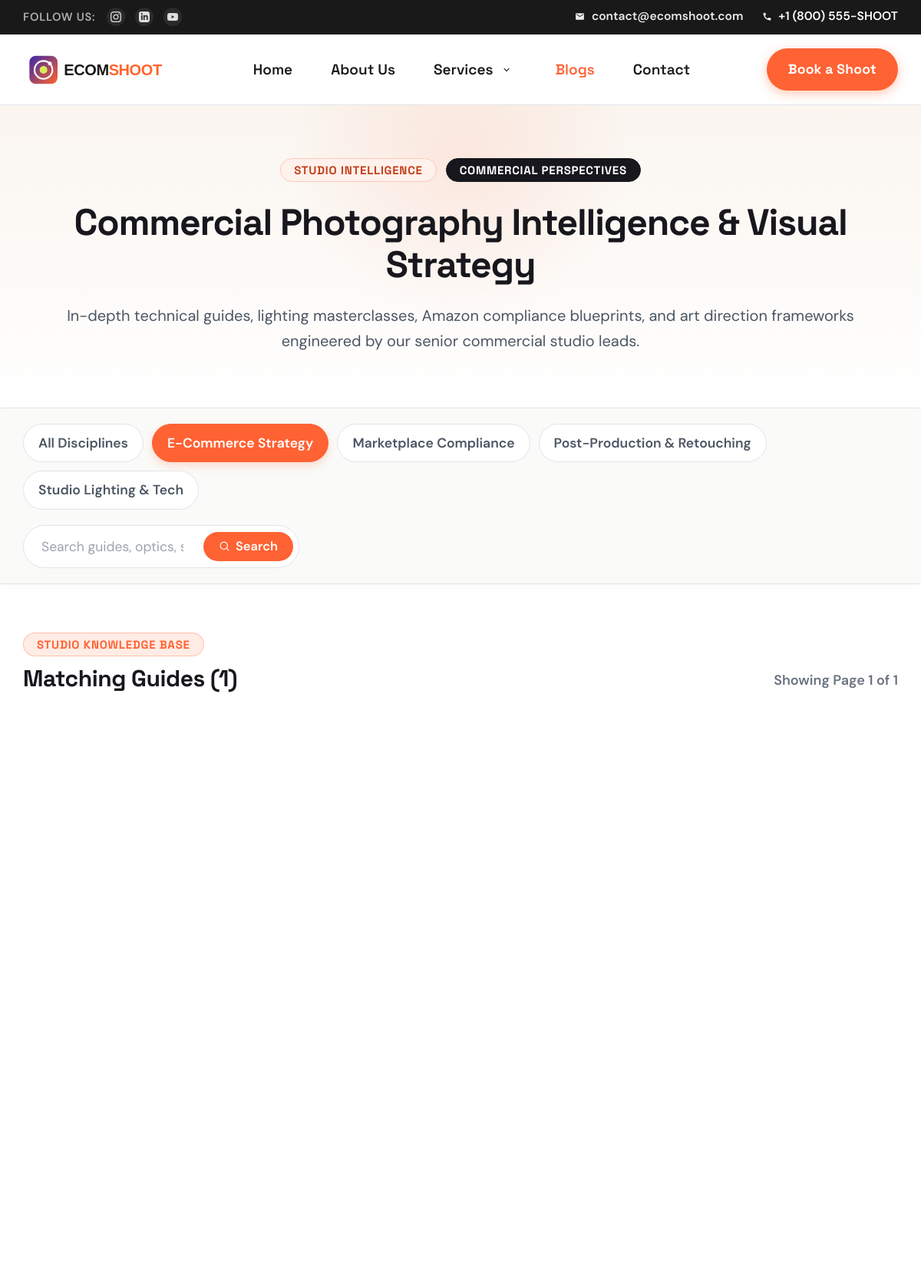
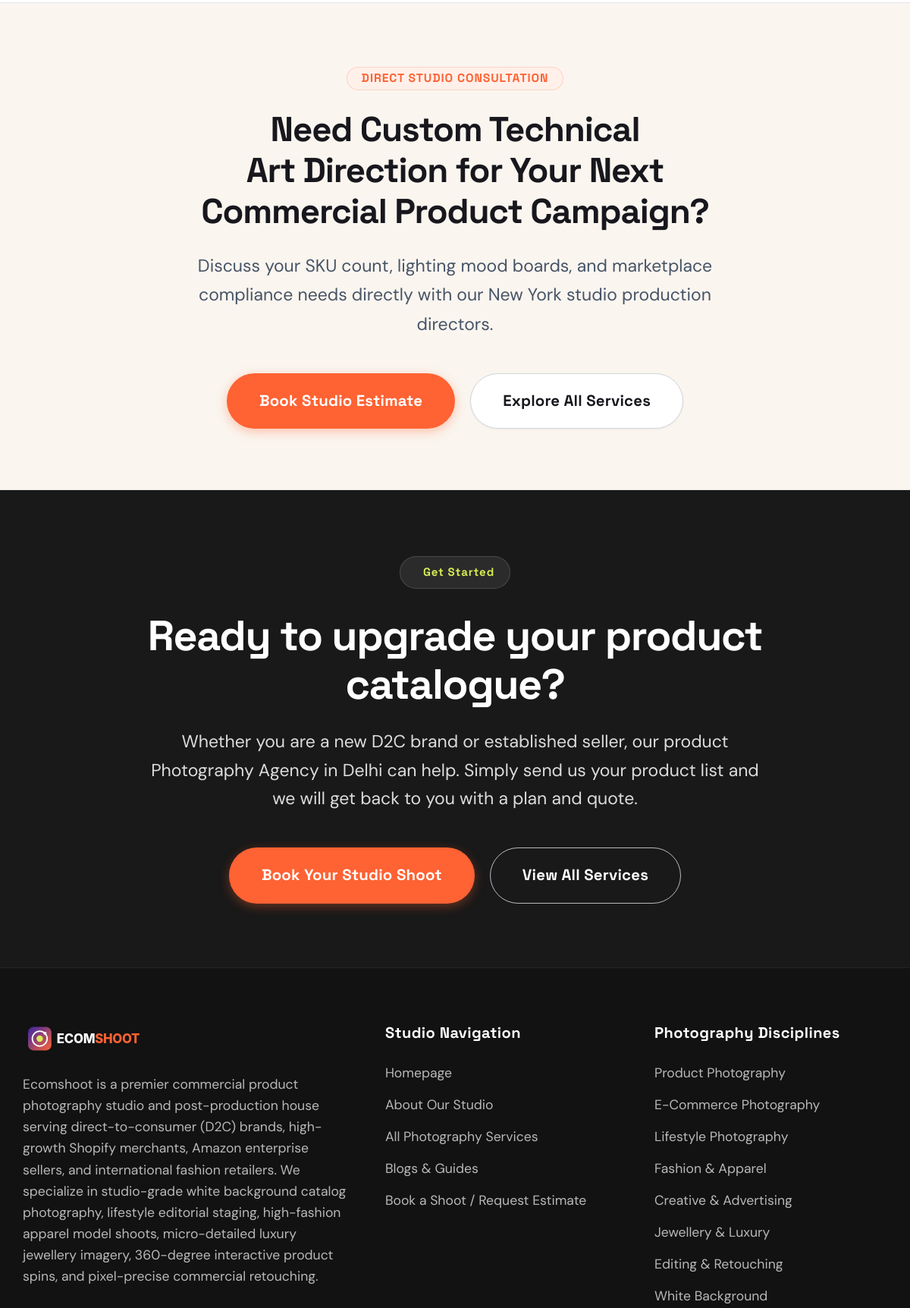
The app's page /blog.php?category=ecommerce-strategy (upper part) with its own data (2 pictures, top to bottom).
### tables this page shows
CREATE TABLE `blog_categories` (
  `id` INT AUTO_INCREMENT PRIMARY KEY,
  `name` VARCHAR(100) NOT NULL,
  `slug` VARCHAR(100) NOT NULL UNIQUE,
  `description` TEXT NULL,
  `created_at` TIMESTAMP DEFAULT CURRENT_TIMESTAMP
);

### config/config.php (called while the page is built, shortened)
<?php
function e(?string $string): string {
    return htmlspecialchars($string ?? '', ENT_QUOTES, 'UTF-8');
}
function url(string $path = ''): string {
    $cleanPath = ltrim($path, '/');
    $cleanPath = preg_replace('/\.php$/i', '', $cleanPath);
    return BASE_URL . ($cleanPath ? '/' . $cleanPath : '');
}

### blog.php (the view, shortened to what this page needs)
<?php
require_once __DIR__ . '/config/config.php';
$db = Database::getInstance()->getConnection();
$categorySlug = trim($_GET['category'] ?? '');
$tagSlug = trim($_GET['tag'] ?? '');
$searchQuery = trim($_GET['q'] ?? '');
$currentPageNum = max(1, (int)($_GET['page'] ?? 1));
$perPage = 6;
$sql = "SELECT DISTINCT b.*, c.name as category_name, c.slug as category_slug
        FROM blogs b
        LEFT JOIN blog_categories c ON b.category_id = c.id";
$sql .= " WHERE b.status = 'published'";
$params = [];
if ($categorySlug !== '') {
    $sql .= " AND c.slug = :cat";
    $params['cat'] = $categorySlug;
}
$sql .= " ORDER BY b.published_at DESC";
$stmt = $db->prepare($sql);
$stmt->execute($params);
$allMatchedBlogs = $stmt->fetchAll(PDO::FETCH_ASSOC);
$totalArticles = count($allMatchedBlogs);
$totalPages = max(1, (int)ceil($totalArticles / $perPage));
$featuredBlog = null;
$categories = $db->query("SELECT * FROM blog_categories ORDER BY name ASC")->fetchAll(PDO::FETCH_ASSOC);
require_once INCLUDES_PATH . '/header.php';
?>
<section class="blog-editorial-hero">
  <div class="blog-fullwidth-wrap">
    <div class="blog-hero-split">
      <div class="blog-hero-text">
        <div class="blog-hero-tagline">
          <span class="badge badge-orange">Studio Intelligence</span>
          <span class="badge badge-indigo">Commercial Perspectives</span>
        </div>
        <h1 class="blog-hero-title">
          Commercial Photography Intelligence &amp; Visual Strategy
        </h1>
        <p class="blog-hero-lead">
          In-depth technical guides, lighting masterclasses, Amazon compliance blueprints, and art direction frameworks engineered by our senior commercial studio leads.
        </p>
      </div>
    </div>
  </div>
</section>
<section class="blog-category-nav-section">
  <div class="blog-fullwidth-wrap">
    <div class="blog-nav-search-bar">
      <div class="blog-category-track">
        <a href="<?= url('blog.php') ?>" class="blog-cat-chip <?= ($categorySlug === '' && $tagSlug === '') ? 'is-active' : '' ?>">
          All Disciplines
        </a>
        <?php foreach ($categories as $cat): ?>
          <a href="<?= url('blog.php?category=' . urlencode($cat['slug'])) ?>" class="blog-cat-chip <?= ($categorySlug === $cat['slug']) ? 'is-active' : '' ?>">
            <?= e($cat['name']) ?>
          </a>
        <?php endforeach; ?>
      </div>
      <form action="<?= url('blog.php') ?>" method="GET" class="blog-search-form" role="search">
        <input type="search" name="q" value="<?= e($searchQuery) ?>" placeholder="Search guides, optics, setups..." class="blog-search-input" aria-label="Search articles" autocomplete="off">
        <button type="submit" class="blog-search-btn" aria-label="Search">
          <svg width="15" height="15" viewBox="0 0 20 20" fill="currentColor" aria-hidden="true"><path fill-rule="evenodd" d="M9 3.5a5.5 5.5 0 100 11 5.5 5.5 0 000-11zM2 9a7 7 0 1112.452 4.391l3.328 3.329a.75.75 0 11-1.06 1.06l-3.329-3.328A7 7 0 012 9z" clip-rule="evenodd"/></svg>
          <span>Search</span>
        </button>
      </form>
    </div>
  </div>
</section>
<section class="section blog-catalog-section">
  <div class="blog-fullwidth-wrap">
    <?php if (empty($blogs)): ?>
      <div class="blog-empty-state">
        <span class="empty-icon">🔍</span>
        <h3 class="empty-title">No studio articles found</h3>
        <p class="empty-text">No published articles matched your selected search criteria. Try clearing tags or searching for broader terms like "lighting" or "Amazon".</p>
        <a href="<?= url('blog.php') ?>" class="btn btn-primary">Reset All Filters</a>
      </div>
    <?php else: ?>
      <div class="blog-grid-header">
        <div>
          <span class="badge badge-orange">Studio Knowledge Base</span>
          <h2 class="blog-grid-title">
            <?= ($featuredBlog) ? 'Latest Studio Perspectives' : 'Matching Guides (' . $totalArticles . ')' ?>
          </h2>
        </div>
        <div class="blog-grid-count">
          Showing Page <?= $currentPageNum ?> of <?= $totalPages ?>
        </div>
      </div>
      <div class="blog-posts-grid">
      </div>
    <?php endif; ?>
  </div>
</section>
<section class="section section-editorial-consultation">
  <div class="blog-fullwidth-wrap">
    <div class="editorial-consultation-card">
      <span class="badge badge-editorial-consultation">Direct Studio Consultation</span>
      <h2 class="editorial-consultation-title">
        Need Custom Technical Art Direction for Your Next Commercial Product Campaign?
      </h2>
      <p class="editorial-consultation-desc">
        Discuss your SKU count, lighting mood boards, and marketplace compliance needs directly with our New York studio production directors.
      </p>
      <div class="editorial-consultation-actions">
        <a href="<?= url('contact.php') ?>" class="btn btn-primary btn-lg">
          Book Studio Estimate
        </a>
        <a href="<?= url('services.php') ?>" class="btn btn-secondary btn-lg cta-btn-secondary">
          Explore All Services
        </a>
      </div>
    </div>
  </div>
</section>
<?php require_once INCLUDES_PATH . '/footer.php'; ?>

### records on screen
blog_categories: name "E-Commerce Strategy"
blog_categories: name "Marketplace Compliance"
blog_categories: name "Post-Production & Retouching"
blog_categories: name "Studio Lighting & Tech"

### other values on screen
$siteEmail "contact@ecomshoot.com"
$sitePhone "+1 (800) 555-SHOOT"
$totalArticles "1"
$currentPageNum "1"
$totalPages "1"
$footerCtaCopy['badge'] "Get Started"
$ctaHeading "Ready to upgrade your product catalogue?"
$footerCtaCopy['description'] "Whether you are a new D2C brand or established seller, our product Photography Agency in Delhi can help. Simply send us your product list and we will get back to you with a plan and quote."
$ctaPrimary "Book Your Studio Shoot"
$ctaSecondary "View All Services"
